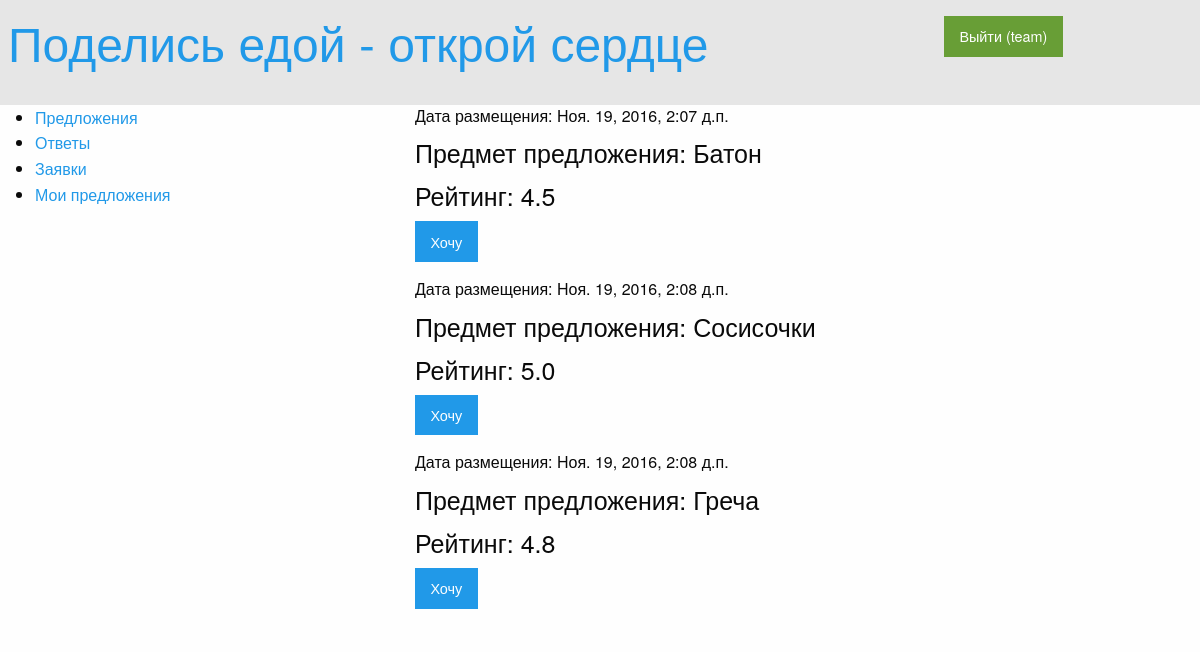
/basicview/offers/ (signed in), run on the app's committed database.
### offers/models.py (models this page shows)
class Offer(models.Model):
    class Meta:
        db_table = "offer"
    offer_title = models.CharField(max_length=200)
    offer_address = models.TextField()
    offer_date = models.DateTimeField()
    offer_radius = models.IntegerField()
    offer_rate = models.FloatField()

### offers/views.py (the view)
# urls.py: url(r'^basicview/', include("offers.urls")),
def offers(request):
    all_offers = Offer.objects.all()
    return render_to_response('offers.html', {
        'offers': all_offers,
        'username': auth.get_user(request).username
    })

### offers/templates/offers.html (shortened to what this page needs)
{% extends 'main.html' %}
{% load staticfiles %}
{% block offers %}
<!DOCTYPE html>
<html lang="ru">
<head>
</head>
<body>
    <div class="large-8 columns">
        {% for offer in offers %}
            <h6>Дата размещения: {{ offer.offer_date }}</h6>
            <h4>Предмет предложения: {{ offer.offer_title }}</h4>
            <h4>Рейтинг: {{ offer.offer_rate }}</h4>
            <button class="button">Хочу</button>
        {% endfor %}
    </div>
</body>
</html>
{% endblock %}

### templates/main.html (shortened to what this page needs)
{% load staticfiles %}
<!DOCTYPE html>
<html lang="ru">
    <head>
        <link rel="stylesheet" type="text/css" href="{% static 'css/foundation.css' %}">
    </head>
    <body>
        <div class="top-bar">
            <section class="top-bar-title">
                <h1><a href="/">Поделись едой - открой сердце</a></h1>
            </section>
            <section class="top-bar medium-3 columns">
                <ul class="right">
                    <form>
                        <ul class="right vertical">
                            {% if username %}
                                <a href="/auth/logout/" class="button"
                                   onMouseOver="this.style.background='#80C242'"
                                   onMouseOut="this.style.background='#689E36'" style="background-color: #689E36;"> Выйти ({{ username }})</a>
                            {% else %}
                                <a href="/auth/login/">Войти</a>
                            {% endif %}
                        </ul>
                    </form>
                </ul>
            </section>
        </div>
        <div class="sidebar medium-3 large-3 columns">
            <ul class="inline-list right">
                <li><a href="/offers/">Предложения</a></li>
                <li><a href="/answers/">Ответы</a></li>
                <li><a href="/requests/">Заявки</a></li>
                <li><a href="/my_offers/">Мои предложения</a></li>
            </ul>
        </div>
        <div class="row">
            {% block offers %}{% endblock %}
        </div>
    </body>
</html>

### data on the page
Offer: offer_date "Ноя. 19, 2016, 2:07 д.п.", offer_title "Батон", offer_rate "4.5"
Offer: offer_date "Ноя. 19, 2016, 2:08 д.п.", offer_title "Сосисочки", offer_rate "5.0"
Offer: offer_date "Ноя. 19, 2016, 2:08 д.п.", offer_title "Греча", offer_rate "4.8"

### other printed values
{{ username }} "team"
